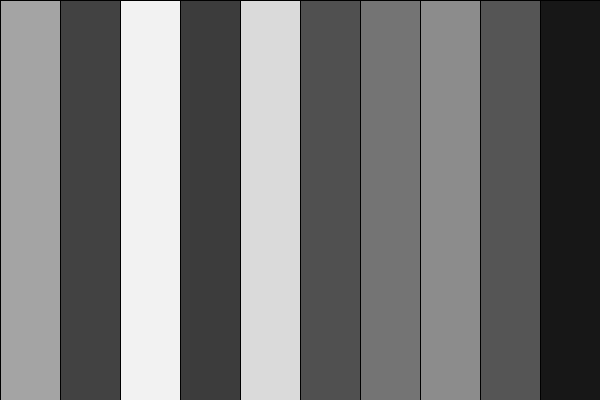
Frame 1 (no input)
Frame 60 (the mouse pressed at the canvas centre just before this capture): identical to frame 1, image omitted
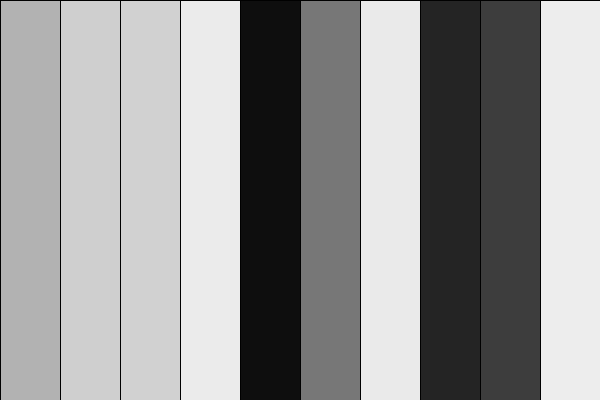
Frame 120 (the mouse held since frame 60 and released just before this capture)

The Processing sketch that drew these frames (run headless with seeded random() and noise(); from frame 60 on, the mouse is pressed at the canvas centre):

// Processing sketch: sorting_colors
// ── sorting_colors.pde
// Exibe lista de cores cinza desordenadas e ordena com a roda do mouse. //<>//

int[] colors;
void setup()
{
  size(600, 400);
  colors = createRandomColorList();
}

void draw() //<>//
{
  if(mousePressed)
  {
    colors = createRandomColorList();
    printColors(colors);
  }
}

void mouseWheel()
{
    selectionSort(colors);
    printColors(colors);
}

int[] createRandomColorList()
{
  int[] colors = new int[10];
  int pos = 0;

  for (int index = 0; index < colors.length; index++)
  {
    int randomColor = (int) random(255);
    colors[index] = randomColor;
    desenhaCor(randomColor, pos);

    pos += width/10;
  }
  
  return colors;
}

void selectionSort(int[] theArray)
{
  for (int index = 0; index < theArray.length; index++)
  {
    int menor = buscaMenor(theArray, index, theArray.length);
    int menorValor = theArray[menor];
    int valorAtual = theArray[index];
    if (valorAtual > menorValor)
    {
      theArray[index] = menorValor;
      theArray[menor] = valorAtual;
      desenhaCor(theArray[index], (index * width)/10);
      desenhaCor(theArray[menor], (menor * width)/10);
    }
  }
}

void desenhaCor(int cor, int xPosition)
{
  fill(cor);
  rect(xPosition, 0, width/10, height);
}

int buscaMenor(int[] theArray, int inicio, int termino)
{
  int menorIndex = inicio;
  for (int index = inicio; index < termino; index++)
  {
    if (theArray[menorIndex] > theArray[index])
    {
      println("O valor " + theArray[index] + " do index " + index + " é menor do que o valor " + theArray[menorIndex] + " do index " + menorIndex);
      menorIndex = index;
    }
  }
  return menorIndex;
}

void printColors(int[] colors)
{
  for (int cor : colors)
  {
    print(cor + ", ");
  }
}
